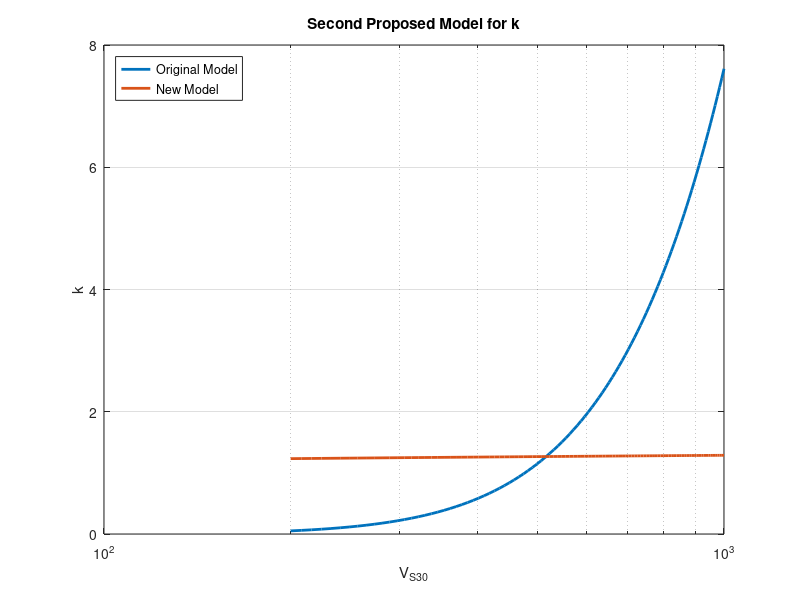

Source code (MATLAB):

%% Input
%user functions
sigmoid = @(x) 1./(1+exp(-x));
sigmoid = @(x) exp(x)./(1+exp(x));

%vs30 range
vs30_array = linspace(200,1000);

%output directory
dir_out = '../../Data/scaling_functions/';

%% Original Model
% original scaling coefficients
% - - - - - - - - - - - 
z_star = 2.5;
z_1 = 30;

%k scaling (original scaling)
r1_orig =-59.67;
r2_orig =-0.2722;
r3_orig = 11.132;
%k scaling (proposed scaling)
r1_new =-0.461371631791187;
r2_new =-0.209145223381101;
r3_new = 0.361724149163279;

%original functional forms
fun_vs0_orig = @(Vs30,p1,p2,p3)     p1*Vs30.^2 + p2*Vs30 + p3;
fun_k_orig   = @(Vs30,r1,r2,r3)     exp( r1*Vs30.^r2 + r3 );

%% Ouptut
mkdir(dir_out)

% comparison figures
% ---   ---   ---   ---
% k scaling
% - - - - - - - - - - - 
%first model
fname = 'scaling_relationship_k_comparison';
fig = figure;
semilogx(vs30_array, fun_k_orig(vs30_array,r1_orig,r2_orig,r3_orig),'LineWidth',2); hold on
semilogx(vs30_array, fun_k_orig(vs30_array,r1_new,r2_new,r3_new),   'LineWidth',2)
grid on
xlabel('V_{S30}')
ylabel('k')
legend('Original Model','New Model','location','northwest')
title('Second Proposed Model for k')
saveas(fig, [dir_out,fname,'.png'])
